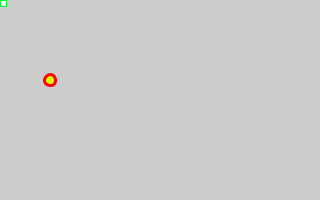
Frame 1 (no input)
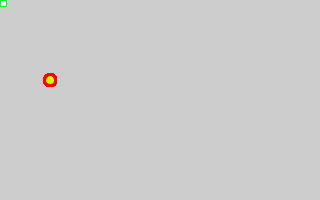
Frame 60 (the mouse pressed at the canvas centre just before this capture)
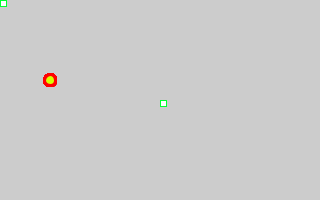
Frame 120 (the mouse held since frame 60 and released just before this capture)

The Processing sketch that drew these frames (run headless with seeded random() and noise(); from frame 60 on, the mouse is pressed at the canvas centre):

// Processing sketch: sketch_171114a
// ── sketch_171114a.pde
int x, y;
int r;
int m;
int sum;
void setup()
{
  size(320, 200);
}

void draw()
{
  if (keyPressed) 
  {
    if (key == 'k') 
    {
      background(random(256), random(256), random(256));
    }
  }
  if (keyPressed) 
  {
    if (key == 'r') 
    {
      sum=sum+5;
    }
  }
  if (keyPressed) 
  {
    if (key == 'm') 
    {
      sum=sum-5;
    }
  }
  if(sum<=0)sum=1;
  fill(#D8FF03);
  strokeWeight(3);
  stroke(#FF0303);
  ellipse( 50, 80, 10+sum, 10+sum);
  fill(#FFFFFF);
  strokeWeight(1);
  stroke(#00FF30);
  rect(x, y, 5+sum, 5+sum);
  x=mouseX;
  y=mouseY;
  keyPressed();
}
// ── Bloczek.pde
class Bloczek
{
  int x, y;
  int rx,ry;
  Bloczek()
  {
    x=(int)random(100,200);
    
  }
}
